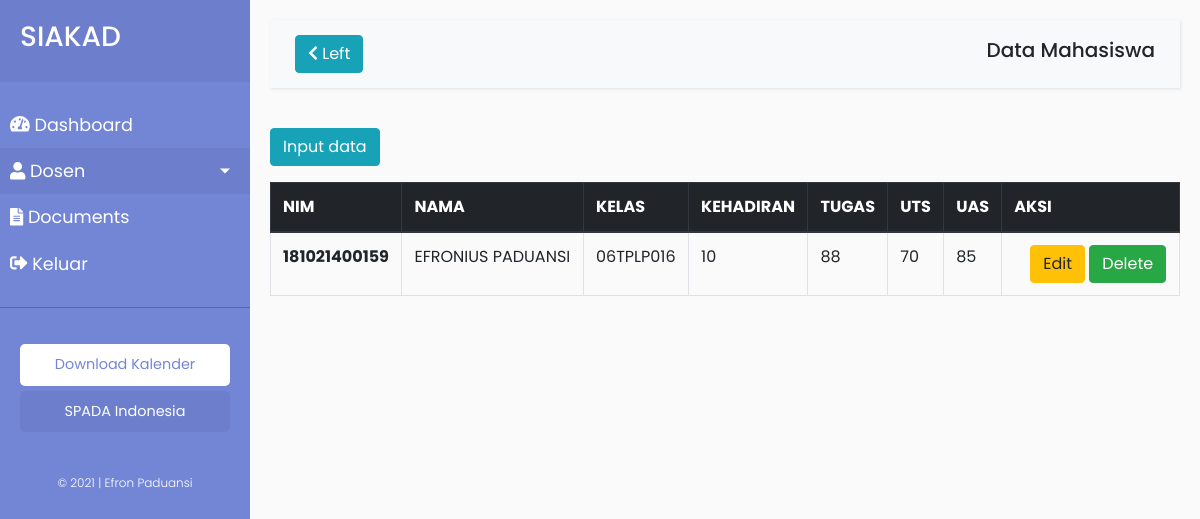
Screenshot of /datamhs.php (signed in) with the database file from the repository.
### tables this page shows
CREATE TABLE `tbMahasiswa` (
  `id` int(11) NOT NULL,
  `nim` varchar(15) NOT NULL,
  `nama` varchar(50) NOT NULL,
  `kelas` varchar(20) NOT NULL,
  `kehadiran` int(11) NOT NULL,
  `tugas` int(11) NOT NULL,
  `uts` int(11) NOT NULL,
  `uas` int(11) NOT NULL
);

### datamhs.php (the view, shortened to what this page needs)
<?php
     require 'koneksi.php';
     $datamhs = mysqli_query($conn, "SELECT* FROM tbMahasiswa");
 ?>
<!DOCTYPE html>
<html>
<head>
    <link rel="stylesheet" href="https://stackpath.bootstrapcdn.com/bootstrap/4.1.0/css/bootstrap.min.css">
    <link rel="stylesheet" href="font-awesome/css/font-awesome.min.css" />
    <link rel="stylesheet" href="https://cdn.jsdelivr.net/npm/bootstrap-icons@1.5.0/font/bootstrap-icons.css">
    <link rel="stylesheet" href="assets/css/main.css">
</head>
<body>
    <div class="wrapper">
        <nav id="sidebar">
            <div class="sidebar-header">
                <h3>SIAKAD</h3>
            </div>
            <ul class="list-unstyled components">
                <li>
                    <a href="dashboard-dosen.php">
                        <i class="fas fa-tachometer-alt"></i> <span>Dashboard</span>
                    </a>
                </li>
                <li class="active">
                    <a href="#homeSubmenu" data-toggle="collapse" aria-expanded="false" class="dropdown-toggle">
                        <i class="fa fa-user"></i> <span>Dosen</span>
                    </a>
                </li>
                <li>
                    <a href="#">
                        <i class="fa fa-file-alt"></i> <span>Documents</span>
                    </a>
                </li>
                <li>
                    <a href="logout.php">
                        <i class="fa fa-sign-out-alt"></i> <span>Keluar</span>
                    </a>
                </li>
            </ul>
            <ul class="list-unstyled CTAs">
                <li>
                    <a href="#" class="download">Download Kalender</a>
                </li>
                <li>
                    <a href="#" class="article">SPADA Indonesia</a>
                </li>
            </ul>
            <p class="copyright">&copy; 2021 | Efron Paduansi</p>
        </nav>
        <div id="content">
            <nav class="navbar navbar-expand-lg navbar-light bg-light">
                <div class="container-fluid">
                    <button type="button" id="sidebarCollapse" class="btn btn-info">
                        <i class="fas fa-chevron-left"></i>
                        <span>Left </span>
                    </button>
                    <h5>Data Mahasiswa</h5>
            </nav>
                <a href="insert.php" class="btn btn-info mb-3">Input data</a>
            <table class="table table-bordered">
              <thead class="thead-dark">
                <tr>
                  <th scope="col">NIM</th>
                  <th scope="col">NAMA</th>
                  <th scope="col">KELAS</th>
                  <th scope="col">KEHADIRAN</th>
                  <th scope="col">TUGAS</th>
                  <th scope="col">UTS</th>
                  <th scope="col">UAS</th>
                  <th scope="col">AKSI</th>
                </tr>
              </thead>
              <tbody>
                <?php
                    while ($mhs = mysqli_fetch_array($datamhs)) { ?>
                 <tr>
                      <th scope="row"> <?php echo $mhs['nim']; ?></th>
                      <td> <?php echo $mhs['nama']; ?></td>
                      <td><?php echo $mhs['kelas']; ?></td>
                      <td><?php echo $mhs['kehadiran']; ?></td>
                      <td><?php echo $mhs['tugas']; ?></td>
                      <td><?php echo $mhs['uts']; ?></td>
                      <td><?php echo $mhs['uas']; ?></td>
                      <td>
                          <a href="edit.php?id=<?php echo $mhs['id']; ?>" class="btn btn-warning ml-3">Edit</a>
                          <a href="delete.php?id=<?php echo $mhs['id']; ?>" class="btn btn-success">Delete</a>
                      </td>
                </tr>
                <?php } ?>
              </tbody>
            </table>
         </div>
</body>
</html>

### assets/css/main.css (style rules this page uses)
body { font-family: 'Poppins', sans-serif; background: #fafafa; }
p { font-family: 'Poppins', sans-serif; font-size: 1.1em; font-weight: 300; line-height: 1.7em; color: #999; }
a, a:hover, a:focus { color: inherit; text-decoration: none; transition: all 0.3s; }
.navbar { padding: 15px 10px; background: #fff; border: none; border-radius: 0; margin-bottom: 40px; box-shadow: 1px 1px 3px rgba(0, 0, 0, 0.1); }
.wrapper { display: flex; width: 100%; align-items: stretch; }
#sidebar { min-width: 250px; max-width: 250px; background: #7386D5; color: #fff; transition: all 0.3s; }
#sidebar .sidebar-header { padding: 20px; background: #6d7fcc; }
#sidebar ul.components { padding: 20px 0; border-bottom: 1px solid #47748b; }
#sidebar ul li a { padding: 10px; font-size: 1.1em; display: block; }
#sidebar ul li.active>a, a[aria-expanded="true"] { color: #fff; background: #6d7fcc; }
a[data-toggle="collapse"] { position: relative; }
.dropdown-toggle::after { display: block; position: absolute; top: 50%; right: 20px; transform: translateY(-50%); }
ul.CTAs { padding: 20px; }
ul.CTAs a { text-align: center; font-size: 0.9em !important; display: block; border-radius: 5px; margin-bottom: 5px; }
a.download { background: #fff; color: #7386D5; }
a.article, a.article:hover { background: #6d7fcc !important; color: #fff !important; }
.copyright { font-size: 12px; text-align: center; color: white; }
#content { width: 100%; padding: 20px; min-height: 100vh; transition: all 0.3s; }

### rows the page displays
tbmahasiswa: nim "181021400159", nama "EFRONIUS PADUANSI", kelas "06TPLP016", kehadiran "10", tugas "88", uts "70", uas "85"
